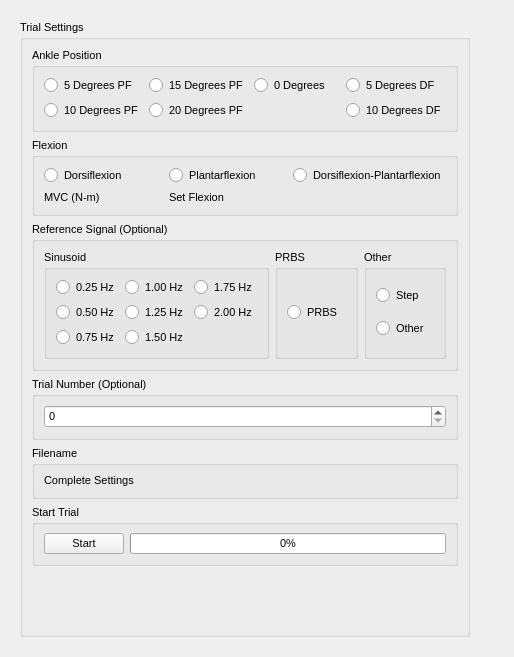
        <widget class="QWidget" name="tab_2">
         <attribute name="title">
          <string>Voluntary Reflex Measurement</string>
         </attribute>
         <layout class="QHBoxLayout" name="horizontalLayout_31">
          <item>
           <layout class="QHBoxLayout" name="horizontalLayout_30">
            <item>
             <widget class="QWidget" name="widget_8" native="true">
              <property name="sizePolicy">
               <sizepolicy hsizetype="Fixed" vsizetype="Preferred">
                <horstretch>0</horstretch>
                <verstretch>0</verstretch>
               </sizepolicy>
              </property>
              <layout class="QVBoxLayout" name="verticalLayout_15">
               <item>
                <layout class="QVBoxLayout" name="verticalLayout_14">
                 <item>
                  <widget class="QGroupBox" name="groupBox_12">
                   <property name="sizePolicy">
                    <sizepolicy hsizetype="Fixed" vsizetype="Preferred">
                     <horstretch>0</horstretch>
                     <verstretch>0</verstretch>
                    </sizepolicy>
                   </property>
                   <property name="minimumSize">
                    <size>
                     <width>450</width>
                     <height>0</height>
                    </size>
                   </property>
                   <property name="font">
                    <font>
                     <pointsize>8</pointsize>
                    </font>
                   </property>
                   <property name="title">
                    <string>Trial Settings</string>
                   </property>
                   <layout class="QVBoxLayout" name="verticalLayout_11">
                    <item>
                     <layout class="QVBoxLayout" name="verticalLayout_10">
                      <item>
                       <widget class="QGroupBox" name="g">
                        <property name="sizePolicy">
                         <sizepolicy hsizetype="Preferred" vsizetype="Fixed">
                          <horstretch>0</horstretch>
                          <verstretch>1</verstretch>
                         </sizepolicy>
                        </property>
                        <property name="title">
                         <string>Ankle Position</string>
                        </property>
                        <layout class="QGridLayout" name="gridLayout_2">
                         <item row="0" column="0">
                          <layout class="QGridLayout" name="gridLayout">
                           <item row="0" column="1">
                            <widget class="QRadioButton" name="rbtn_volreflex15pf">
                             <property name="text">
                              <string>15 Degrees PF</string>
                             </property>
                            </widget>
                           </item>
                           <item row="1" column="0">
                            <widget class="QRadioButton" name="rbtn_volreflex10pf">
                             <property name="text">
                              <string>10 Degrees PF</string>
                             </property>
                            </widget>
                           </item>
                           <item row="0" column="0">
                            <widget class="QRadioButton" name="rbtn_volreflex5pf">
                             <property name="text">
                              <string>5 Degrees PF</string>
                             </property>
                            </widget>
                           </item>
                           <item row="1" column="1">
                            <widget class="QRadioButton" name="rbtn_volreflex20pf">
                             <property name="text">
                              <string>20 Degrees PF</string>
                             </property>
                            </widget>
                           </item>
                           <item row="0" column="3">
                            <widget class="QRadioButton" name="rbtn_volreflex5df">
                             <property name="text">
                              <string>5 Degrees DF</string>
                             </property>
                            </widget>
                           </item>
                           <item row="1" column="3">
                            <widget class="QRadioButton" name="rbtn_volreflex10df">
                             <property name="text">
                              <string>10 Degrees DF</string>
                             </property>
                            </widget>
                           </item>
                           <item row="0" column="2">
                            <widget class="QRadioButton" name="rbtn_volreflex0">
                             <property name="text">
                              <string>0 Degrees</string>
                             </property>
                            </widget>
                           </item>
                          </layout>
                         </item>
                        </layout>
                       </widget>
                      </item>
                      <item>
                       <widget class="QGroupBox" name="groupbox_volreflexflexion">
                        <property name="sizePolicy">
                         <sizepolicy hsizetype="Preferred" vsizetype="Fixed">
                          <horstretch>0</horstretch>
                          <verstretch>1</verstretch>
                         </sizepolicy>
                        </property>
                        <property name="title">
                         <string>Flexion</string>
                        </property>
                        <layout class="QGridLayout" name="gridLayout_4">
                         <item row="0" column="0">
                          <widget class="QRadioButton" name="rbtn_volreflexdf">
                           <property name="text">
                            <string>Dorsiflexion</string>
                           </property>
                          </widget>
                         </item>
                         <item row="0" column="2">
                          <widget class="QRadioButton" name="rbtn_volreflexpf">
                           <property name="text">
                            <string>Plantarflexion</string>
                           </property>
                          </widget>
                         </item>
                         <item row="0" column="3">
                          <widget class="QRadioButton" name="rbtn_volreflexdfpf">
                           <property name="text">
                            <string>Dorsiflexion-Plantarflexion</string>
                           </property>
                          </widget>
                         </item>
                         <item row="1" column="0">
                          <widget class="QLabel" name="label">
                           <property name="font">
                            <font>
                             <weight>50</weight>
                             <bold>false</bold>
                            </font>
                           </property>
                           <property name="text">
                            <string>MVC (N-m)</string>
                           </property>
                          </widget>
                         </item>
                         <item row="1" column="2" colspan="2">
                          <widget class="QLabel" name="lbl_trialflexionmvc">
                           <property name="text">
                            <string>Set Flexion</string>
                           </property>
                          </widget>
                         </item>
                        </layout>
                       </widget>
                      </item>
                      <item>
                       <widget class="QGroupBox" name="groupBox">
                        <property name="title">
                         <string>Reference Signal (Optional)</string>
                        </property>
                        <layout class="QHBoxLayout" name="horizontalLayout_6">
                         <item>
                          <widget class="QGroupBox" name="groupBox_14">
                           <property name="sizePolicy">
                            <sizepolicy hsizetype="Preferred" vsizetype="Preferred">
                             <horstretch>0</horstretch>
                             <verstretch>0</verstretch>
                            </sizepolicy>
                           </property>
                           <property name="title">
                            <string>Sinusoid</string>
                           </property>
                           <layout class="QGridLayout" name="gridLayout_3">
                            <item row="1" column="0">
                             <widget class="QRadioButton" name="rbtn_refsig1">
                              <property name="text">
                               <string>0.25 Hz</string>
                              </property>
                             </widget>
                            </item>
                            <item row="2" column="0">
                             <widget class="QRadioButton" name="rbtn_refsig2">
                              <property name="text">
                               <string>0.50 Hz</string>
                              </property>
                             </widget>
                            </item>
                            <item row="3" column="0">
                             <widget class="QRadioButton" name="rbtn_refsig3">
                              <property name="text">
                               <string>0.75 Hz</string>
                              </property>
                             </widget>
                            </item>
                            <item row="1" column="1">
                             <widget class="QRadioButton" name="rbtn_refsig4">
                              <property name="text">
                               <string>1.00 Hz</string>
                              </property>
                             </widget>
                            </item>
                            <item row="2" column="1">
                             <widget class="QRadioButton" name="rbtn_refsig5">
                              <property name="text">
                               <string>1.25 Hz</string>
                              </property>
                             </widget>
                            </item>
                            <item row="3" column="1">
                             <widget class="QRadioButton" name="rbtn_refsig6">
                              <property name="text">
                               <string>1.50 Hz</string>
                              </property>
                             </widget>
                            </item>
                            <item row="1" column="2">
                             <widget class="QRadioButton" name="rbtn_refsig7">
                              <property name="text">
                               <string>1.75 Hz</string>
                              </property>
                             </widget>
                            </item>
                            <item row="2" column="2">
                             <widget class="QRadioButton" name="rbtn_refsig8">
                              <property name="text">
                               <string>2.00 Hz</string>
                              </property>
                             </widget>
                            </item>
                           </layout>
                          </widget>
                         </item>
                         <item>
                          <widget class="QGroupBox" name="groupBox_17">
                           <property name="title">
                            <string>PRBS</string>
                           </property>
                           <layout class="QVBoxLayout" name="verticalLayout_22">
                            <item>
                             <widget class="QRadioButton" name="rbtn_refsig_prbs">
                              <property name="text">
                               <string>PRBS</string>
                              </property>
                             </widget>
                            </item>
                           </layout>
                          </widget>
                         </item>
                         <item>
                          <widget class="QGroupBox" name="groupBox_22">
                           <property name="title">
                            <string>Other</string>
                           </property>
                           <layout class="QVBoxLayout" name="verticalLayout_12">
                            <item>
                             <widget class="QRadioButton" name="rbtn_refsig_step">
                              <property name="text">
                               <string>Step</string>
                              </property>
                             </widget>
                            </item>
                            <item>
                             <widget class="QRadioButton" name="rbtn_refsig_other">
                              <property name="text">
                               <string>Other</string>
                              </property>
                             </widget>
                            </item>
                           </layout>
                          </widget>
                         </item>
                        </layout>
                       </widget>
                      </item>
                      <item>
                       <widget class="QGroupBox" name="groupBox_13">
                        <property name="title">
                         <string>Trial Number (Optional)</string>
                        </property>
                        <layout class="QHBoxLayout" name="horizontalLayout_5">
                         <item>
                          <widget class="QDoubleSpinBox" name="spinboxtrialnumber">
                           <property name="decimals">
                            <number>0</number>
                           </property>
                           <property name="minimum">
                            <double>0.000000000000000</double>
                           </property>
                           <property name="value">
                            <double>0.000000000000000</double>
                           </property>
                          </widget>
                         </item>
                        </layout>
                       </widget>
                      </item>
                      <item>
                       <widget class="QGroupBox" name="groupBox_15">
                        <property name="sizePolicy">
                         <sizepolicy hsizetype="Preferred" vsizetype="Fixed">
                          <horstretch>0</horstretch>
                          <verstretch>0</verstretch>
                         </sizepolicy>
                        </property>
                        <property name="title">
                         <string>Filename</string>
                        </property>
                        <layout class="QGridLayout" name="gridLayout_6">
                         <item row="0" column="0">
                          <layout class="QGridLayout" name="gridLayout_5">
                           <item row="0" column="0">
                            <widget class="QLabel" name="lbl_volreflexfilename">
                             <property name="text">
                              <string>Complete Settings</string>
                             </property>
                            </widget>
                           </item>
                          </layout>
                         </item>
                        </layout>
                       </widget>
                      </item>
                      <item>
                       <widget class="QGroupBox" name="groupBox_16">
                        <property name="sizePolicy">
                         <sizepolicy hsizetype="Preferred" vsizetype="Fixed">
                          <horstretch>0</horstretch>
                          <verstretch>0</verstretch>
                         </sizepolicy>
                        </property>
                        <property name="title">
                         <string>Start Trial</string>
                        </property>
                        <layout class="QHBoxLayout" name="horizontalLayout_40">
                         <item>
                          <layout class="QHBoxLayout" name="horizontalLayout_41">
                           <item>
                            <widget class="QPushButton" name="btn_startvolreflextrial">
                             <property name="sizePolicy">
                              <sizepolicy hsizetype="Minimum" vsizetype="Fixed">
                               <horstretch>0</horstretch>
                               <verstretch>0</verstretch>
                              </sizepolicy>
                             </property>
                             <property name="text">
                              <string>Start</string>
                             </property>
                            </widget>
                           </item>
                           <item>
                            <widget class="QProgressBar" name="prog_volreflextrial">
                             <property name="value">
                              <number>0</number>
                             </property>
                             <property name="textVisible">
                              <bool>true</bool>
                             </property>
                             <property name="orientation">
                              <enum>Qt::Horizontal</enum>
                             </property>
                            </widget>
                           </item>
                          </layout>
                         </item>
                        </layout>
                       </widget>
                      </item>
                      <item>
                       <widget class="QLabel" name="lbl_volreflexlivenotes">
                        <property name="text">
                         <string/>
                        </property>
                        <property name="alignment">
                         <set>Qt::AlignCenter</set>
                        </property>
                       </widget>
                      </item>
                      <item>
                       <spacer name="verticalSpacer">
                        <property name="orientation">
                         <enum>Qt::Vertical</enum>
                        </property>
                        <property name="sizeHint" stdset="0">
                         <size>
                          <width>20</width>
                          <height>40</height>
                         </size>
                        </property>
                       </spacer>
                      </item>
                     </layout>
                    </item>
                   </layout>
                  </widget>
                 </item>
                </layout>
               </item>
              </layout>
             </widget>
            </item>
            <item>
             <widget class="QWidget" name="widget_7" native="true">
              <layout class="QVBoxLayout" name="verticalLayout_13">
               <item>
                <layout class="QVBoxLayout" name="layout_pyqtgraph"/>
               </item>
              </layout>
             </widget>
            </item>
           </layout>
          </item>
         </layout>
        </widget>
